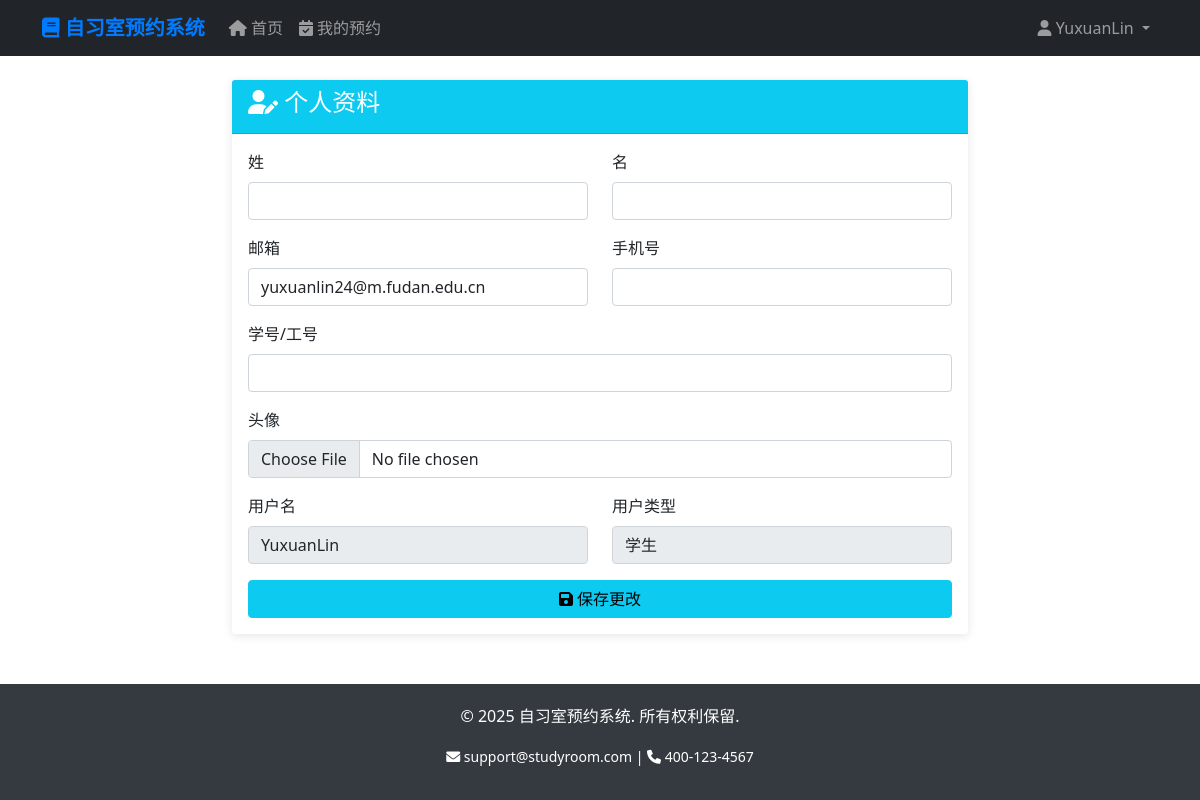
The app's page /accounts/profile/ (signed in) with its own data.
### accounts/models.py (models this page shows, shortened)
class User(AbstractUser):
    USER_TYPE_CHOICES = [
        ('student', '学生'),
        ('teacher', '教师'),
        ('admin', '管理员'),
    ]
    user_type = models.CharField(
        max_length=10,
        choices=USER_TYPE_CHOICES,
        default='student',
        verbose_name='用户类型'
    )
    phone = models.CharField(
        max_length=11,
        blank=True,
        null=True,
        verbose_name='手机号'
    )
    student_id = models.CharField(
        max_length=20,
        blank=True,
        null=True,
        verbose_name='学号/工号'
    )
    avatar = models.ImageField(
        upload_to='avatars/',
        blank=True,
        null=True,
        verbose_name='头像'
    )
    created_at = models.DateTimeField(auto_now_add=True, verbose_name='创建时间')
    updated_at = models.DateTimeField(auto_now=True, verbose_name='更新时间')
    class Meta:
        verbose_name = '用户'
        verbose_name_plural = '用户'

### accounts/views.py (the view, shortened to what this page needs)
# urls.py: path('profile/', views.ProfileView.as_view(), name='profile'),
class ProfileView(LoginRequiredMixin, UpdateView):
    model = User
    fields = ['first_name', 'last_name', 'email', 'phone', 'student_id', 'avatar']
    template_name = 'accounts/profile.html'
    success_url = reverse_lazy('accounts:profile')
    def get_object(self):
        return self.request.user

### templates/accounts/profile.html (shortened to what this page needs)
{% extends 'base.html' %}
{% block content %}
<div class="row">
    <div class="col-md-8 mx-auto">
        <div class="card">
            <div class="card-header bg-info text-white">
                <h4><i class="fas fa-user-edit"></i> 个人资料</h4>
            </div>
            <div class="card-body">
                <form method="post" enctype="multipart/form-data">
                    <div class="row">
                        <div class="col-md-6 mb-3">
                            <label for="id_first_name" class="form-label">姓</label>
                            <input type="text" class="form-control" name="first_name" id="id_first_name" value="{{ user.first_name }}">
                        </div>
                        <div class="col-md-6 mb-3">
                            <label for="id_last_name" class="form-label">名</label>
                            <input type="text" class="form-control" name="last_name" id="id_last_name" value="{{ user.last_name }}">
                        </div>
                    </div>
                    <div class="row">
                        <div class="col-md-6 mb-3">
                            <label for="id_email" class="form-label">邮箱</label>
                            <input type="email" class="form-control" name="email" id="id_email" value="{{ user.email }}">
                        </div>
                        <div class="col-md-6 mb-3">
                            <label for="id_phone" class="form-label">手机号</label>
                            <input type="text" class="form-control" name="phone" id="id_phone" value="{{ user.phone|default:'' }}">
                        </div>
                    </div>
                    <div class="mb-3">
                        <label for="id_student_id" class="form-label">学号/工号</label>
                        <input type="text" class="form-control" name="student_id" id="id_student_id" value="{{ user.student_id|default:'' }}">
                    </div>
                    <div class="mb-3">
                        <label for="id_avatar" class="form-label">头像</label>
                        <input type="file" class="form-control" name="avatar" id="id_avatar" accept="image/*">
                    </div>
                    <div class="row mb-3">
                        <div class="col-md-6">
                            <label class="form-label">用户名</label>
                            <input type="text" class="form-control" value="{{ user.username }}" readonly>
                        </div>
                        <div class="col-md-6">
                            <label class="form-label">用户类型</label>
                            <input type="text" class="form-control" value="{{ user.get_user_type_display }}" readonly>
                        </div>
                    </div>
                    <div class="d-grid">
                        <button type="submit" class="btn btn-info">
                            <i class="fas fa-save"></i> 保存更改
                        </button>
                    </div>
                </form>
            </div>
        </div>
    </div>
</div>
{% endblock %}

### templates/base.html (shortened to what this page needs)
<!DOCTYPE html>
<html lang="zh-cn">
<head>
    <link href="https://cdn.jsdelivr.net/npm/bootstrap@5.1.3/dist/css/bootstrap.min.css" rel="stylesheet">
    <link href="https://cdnjs.cloudflare.com/ajax/libs/font-awesome/6.0.0/css/all.min.css" rel="stylesheet">
</head>
<body>
    <nav class="navbar navbar-expand-lg navbar-dark bg-dark">
        <div class="container">
            <a class="navbar-brand" href="{% url 'rooms:room_list' %}">
                <i class="fas fa-book"></i> 自习室预约系统
            </a>
            <div class="collapse navbar-collapse" id="navbarNav">
                <ul class="navbar-nav me-auto">
                    <li class="nav-item">
                        <a class="nav-link" href="{% url 'rooms:room_list' %}">
                            <i class="fas fa-home"></i> 首页
                        </a>
                    </li>
                    {% if user.is_authenticated %}
                    <li class="nav-item">
                        <a class="nav-link" href="{% url 'bookings:booking_list' %}">
                            <i class="fas fa-calendar-check"></i> 我的预约
                        </a>
                    </li>
                    {% endif %}
                </ul>
                <ul class="navbar-nav">
                    {% if user.is_authenticated %}
                    <li class="nav-item dropdown">
                        <a class="nav-link dropdown-toggle" href="#" id="navbarDropdown" role="button" data-bs-toggle="dropdown">
                            <i class="fas fa-user"></i> {{ user.username }}
                        </a>
                    </li>
                    {% endif %}
                </ul>
            </div>
        </div>
    </nav>
    <main class="container my-4">
        {% block content %}{% endblock %}
    </main>
    <footer class="text-center">
        <div class="container">
            <p>&copy; 2025 自习室预约系统. 所有权利保留.</p>
            <p>
                <small>
                    <i class="fas fa-envelope"></i> support@studyroom.com |
                    <i class="fas fa-phone"></i> 400-123-4567
                </small>
            </p>
        </div>
    </footer>
</body>
</html>

### templates/base.html (style rules this page uses)
.navbar-brand { font-weight: bold; color: #007bff !important; }
.card { transition: transform 0.2s; border: none; box-shadow: 0 2px 10px rgba(0,0,0,0.1); }
footer { background-color: #343a40; color: white; padding: 20px 0; margin-top: 50px; }

### records on screen
User: username "YuxuanLin", email "yuxuanlin24@m.fudan.edu.cn", user_type "学生"
